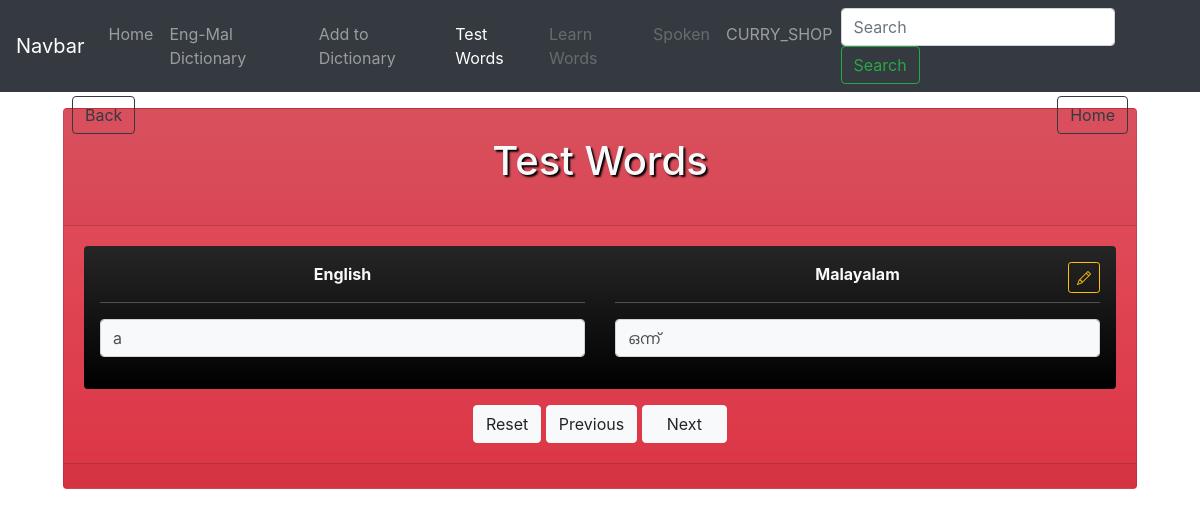
The app's page /test_words/0, older data.
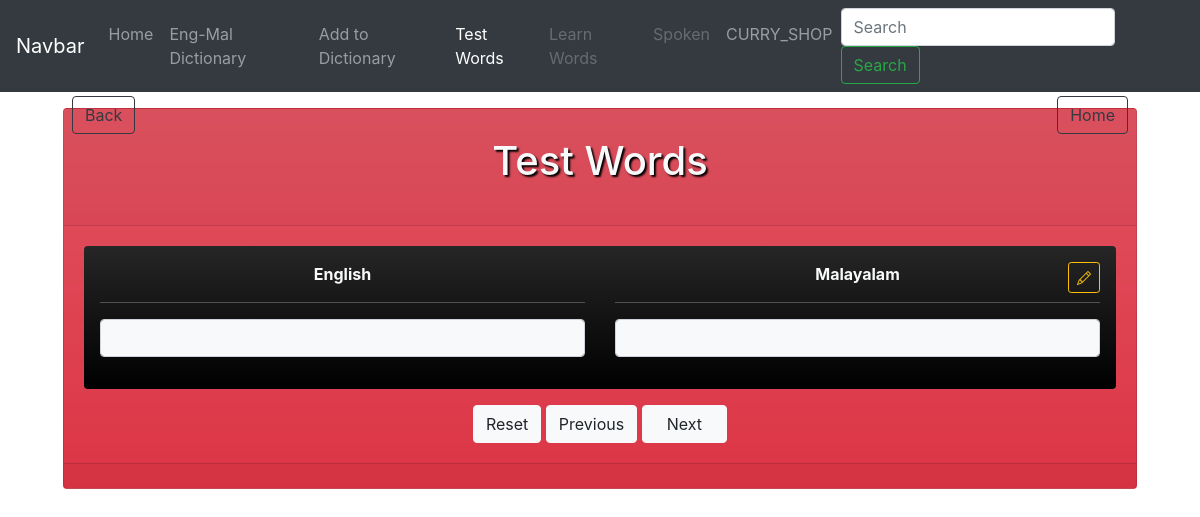
The same page, newer data.
### app_dictionary/models.py (models this page shows)
class dictionary_model(models.Model):
    eng_word = models.CharField(max_length=128)
    mal_word = models.CharField(max_length=128)

### app_dictionary/views.py (the view)
# urls.py: path('test_words/<int:pk>',views.test_words,name='test_words'),
def test_words(request,pk):
    if pk == 0:
        dict = dictionary_model.objects.first()
    else:
        dict = dictionary_model.objects.get(id=pk)
    return render(request,'test_words.html',{"dict":dict})

### app_dictionary/templates/test_words.html (shortened to what this page needs)
<!DOCTYPE html>
{% extends 'base.html' %}
{% block content %}
    <div class="card card_margin bg-danger bg-gradient">
        <div class="card-header">
            <div class="card-title">
                <h1 class="text-center p-3 text-light ts">Test Words</h1>
            </div>
        </div>
        <div class="card-body">
          <div style="background-color: black;" class="bg-gradient rounded p-3">
            <div class="position-relative" style="z-index: 1;">
              <div class="position-absolute end-0">
                <a class="btn btn-sm btn-outline-warning" href="{% if dict %}{% url 'edit_word' dict.id %}{% endif %}"><span class="bi bi-pencil"></span></a>
              </div>
            </div>
            <div class="row">
              <div class="col-md-6 pb-3">
                <p class="text-center fw-bolder text-light" for="">English</p>
                <hr style="border-color: white;">
                <input name="eng[]" class="form-control input_color1 bg-light" value="{{ dict.eng_word }}" type="text" readonly required>
              </div>
              <div class="col-md-6 pb-3">
                <p class="text-center fw-bolder text-light" for="">Malayalam</p>
                <hr style="border-color: white;">
                <input name="mal[]" class="form-control input_color1 bg-light" value="{{ dict.mal_word }}" type="text" readonly required>
              </div>
            </div>
          </div>
          <div class="flex justify-content-center text-center ">
            <a class="btn btn-light mt-3" href="{% url 'test_words' 0 %}">Reset</a>
            <a class="btn btn-light mt-3" href="{% if dict %}{% url 'prev_word' dict.id %}{% endif %}">Previous</a>
            <a class="btn btn-light mt-3 px-4" href="{% if dict %}{% url 'next_word' dict.id %}{% endif %}">Next</a>
          </div>
        </div>
        <div class="card-footer">
        </div>
    </div>
{% endblock %}

Row changes from the older to the newer data that the page shows:
removed dictionary_model: eng_word "a", mal_word "ഒന്ന്"
